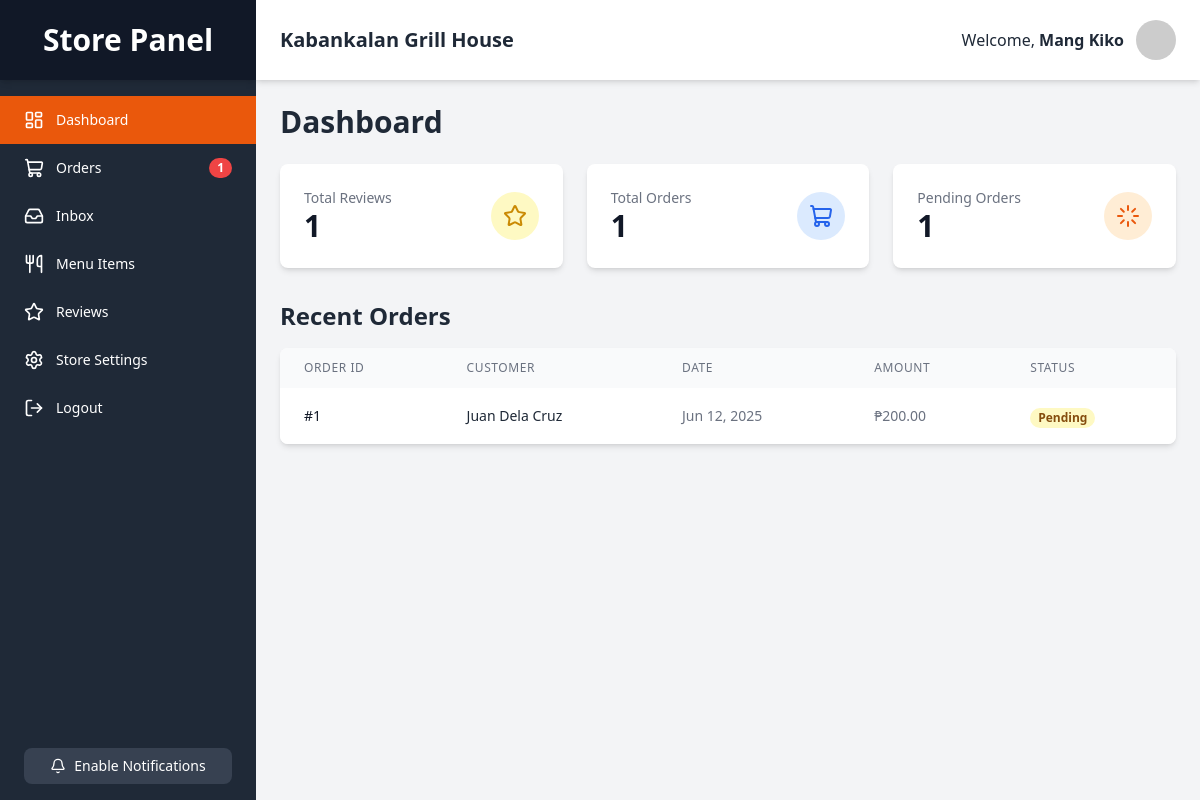
The page /store/index.php (signed in) on the database its author committed.
### tables this page shows
CREATE TABLE `orders` (
  `id` INT NOT NULL AUTO_INCREMENT,
  `group_order_id` VARCHAR(255) NULL DEFAULT NULL,
  `customer_id` INT NOT NULL,
  `restaurant_id` INT NOT NULL,
  `rider_id` INT DEFAULT NULL,  
  `delivery_address` VARCHAR(255) NOT NULL,
  `total_amount` DECIMAL(10, 2) NOT NULL,
  `status` ENUM('pending', 'preparing', 'out_for_delivery', 'delivered', 'cancelled') NOT NULL DEFAULT 'pending',
  `payment_method` VARCHAR(50) NOT NULL DEFAULT 'cod',
  `delivery_notes` TEXT DEFAULT NULL,
  `order_date` TIMESTAMP NOT NULL DEFAULT CURRENT_TIMESTAMP,
  PRIMARY KEY (`id`),
  FOREIGN KEY (`customer_id`) REFERENCES `users`(`id`) ON DELETE CASCADE,
  FOREIGN KEY (`restaurant_id`) REFERENCES `restaurants`(`id`) ON DELETE CASCADE,
  FOREIGN KEY (`rider_id`) REFERENCES `users`(`id`) ON DELETE SET NULL
);

CREATE TABLE `users` (
  `id` INT NOT NULL AUTO_INCREMENT,
  `full_name` VARCHAR(255) NOT NULL,
  `email` VARCHAR(255) NOT NULL,
  `password` VARCHAR(255) NOT NULL,
  `role` ENUM('customer', 'rider', 'store') NOT NULL,
  `address` VARCHAR(255) DEFAULT NULL,
  `city` VARCHAR(255) DEFAULT NULL,
  `latitude` DECIMAL(10, 8) DEFAULT NULL,
  `longitude` DECIMAL(11, 8) DEFAULT NULL,
  `show_activities` BOOLEAN NOT NULL DEFAULT FALSE,
  `account_type` VARCHAR(50) NOT NULL DEFAULT 'free',
  `created_at` TIMESTAMP NOT NULL DEFAULT CURRENT_TIMESTAMP,
  PRIMARY KEY (`id`),
  UNIQUE INDEX `email_UNIQUE` (`email`)
);

### store/index.php (the view, shortened to what this page needs)
<?php
$link = mysqli_connect(DB_HOST, DB_USER, DB_PASS, DB_NAME);
$store_owner_id = $_SESSION['id'];
$restaurant_id = null;
$sql_resto_info = "SELECT id, name FROM restaurants WHERE user_id = ? LIMIT 1";
if($stmt_resto = mysqli_prepare($link, $sql_resto_info)){
    mysqli_stmt_bind_param($stmt_resto, "i", $store_owner_id);
    mysqli_stmt_execute($stmt_resto);
    mysqli_stmt_bind_result($stmt_resto, $r_id, $r_name);
    if(mysqli_stmt_fetch($stmt_resto)){
        $restaurant_id = $r_id;
    }
}
$stats = ['total_reviews' => 0, 'total_orders' => 0, 'pending_orders' => 0];
$recent_orders = [];
if ($restaurant_id) {
    $sql_order_stats = "
        SELECT
            COUNT(id) as total_orders,
            SUM(CASE WHEN status = 'pending' THEN 1 ELSE 0 END) as pending_orders
        FROM orders
        WHERE restaurant_id = ?";
    if($stmt_order_stats = mysqli_prepare($link, $sql_order_stats)) {
        mysqli_stmt_bind_param($stmt_order_stats, "i", $restaurant_id);
        mysqli_stmt_execute($stmt_order_stats);
        $result = mysqli_stmt_get_result($stmt_order_stats);
        $order_stats = mysqli_fetch_assoc($result);
        if ($order_stats) {
            $stats['total_orders'] = $order_stats['total_orders'];
            $stats['pending_orders'] = $order_stats['pending_orders'];
        }
    }
    $sql_review_stats = "SELECT COUNT(id) as total_reviews FROM reviews WHERE restaurant_id = ?";
    if($stmt_review_stats = mysqli_prepare($link, $sql_review_stats)){
        mysqli_stmt_bind_param($stmt_review_stats, "i", $restaurant_id);
        mysqli_stmt_execute($stmt_review_stats);
        $result = mysqli_stmt_get_result($stmt_review_stats);
        $review_stats = mysqli_fetch_assoc($result);
        if ($review_stats) {
            $stats['total_reviews'] = $review_stats['total_reviews'];
        }
    }
    $sql_orders = "
        SELECT o.id, o.order_date, o.total_amount, o.status, u.full_name as customer_name
        FROM orders o
        JOIN users u ON o.customer_id = u.id
        WHERE o.restaurant_id = ?
        ORDER BY o.order_date DESC
        LIMIT 5";
    if($stmt_orders = mysqli_prepare($link, $sql_orders)) {
        mysqli_stmt_bind_param($stmt_orders, "i", $restaurant_id);
        mysqli_stmt_execute($stmt_orders);
        $recent_orders = mysqli_fetch_all(mysqli_stmt_get_result($stmt_orders), MYSQLI_ASSOC);
    }
}
?>
<!DOCTYPE html>
<html lang="en">
<head>
    <script src="https://cdn.tailwindcss.com"></script>
    <link rel="stylesheet" href="../style.css">
</head>
<body class="bg-gray-100 font-sans">
    <div class="flex h-screen bg-gray-100">
        <?php require_once 'partials/sidebar.php'; ?>
        <div class="flex flex-col flex-1 overflow-y-auto">
            <?php require_once 'partials/header.php'; ?>
            <div class="p-4 md:p-6">
                <h1 class="text-3xl font-bold text-gray-800 mb-6">Dashboard</h1>
                <div class="grid grid-cols-1 md:grid-cols-2 lg:grid-cols-3 gap-6 mb-8">
                    <div class="bg-white p-6 rounded-lg shadow-md flex items-center justify-between">
                        <div>
                            <p class="text-sm font-medium text-gray-500">Total Reviews</p>
                            <p class="text-3xl font-bold text-gray-900"><?php echo number_format($stats['total_reviews'] ?? 0); ?></p>
                        </div>
                        <div class="bg-yellow-100 text-yellow-600 p-3 rounded-full"><i data-lucide="star" class="w-6 h-6"></i></div>
                    </div>
                    <div class="bg-white p-6 rounded-lg shadow-md flex items-center justify-between">
                        <div>
                            <p class="text-sm font-medium text-gray-500">Total Orders</p>
                            <p class="text-3xl font-bold text-gray-900"><?php echo number_format($stats['total_orders'] ?? 0); ?></p>
                        </div>
                        <div class="bg-blue-100 text-blue-600 p-3 rounded-full"><i data-lucide="shopping-cart" class="w-6 h-6"></i></div>
                    </div>
                    <div class="bg-white p-6 rounded-lg shadow-md flex items-center justify-between">
                        <div>
                            <p class="text-sm font-medium text-gray-500">Pending Orders</p>
                            <p class="text-3xl font-bold text-gray-900"><?php echo number_format($stats['pending_orders'] ?? 0); ?></p>
                        </div>
                        <div class="bg-orange-100 text-orange-600 p-3 rounded-full"><i data-lucide="loader" class="w-6 h-6"></i></div>
                    </div>
                </div>
                <div>
                    <h2 class="text-2xl font-bold text-gray-800 mb-4">Recent Orders</h2>
                    <div class="bg-white rounded-lg shadow-md overflow-x-auto">
                        <table class="min-w-full">
                            <thead class="bg-gray-50">
                                <tr>
                                    <th class="px-6 py-3 text-left text-xs font-medium text-gray-500 uppercase tracking-wider">Order ID</th>
                                    <th class="px-6 py-3 text-left text-xs font-medium text-gray-500 uppercase tracking-wider">Customer</th>
                                    <th class="px-6 py-3 text-left text-xs font-medium text-gray-500 uppercase tracking-wider">Date</th>
                                    <th class="px-6 py-3 text-left text-xs font-medium text-gray-500 uppercase tracking-wider">Amount</th>
                                    <th class="px-6 py-3 text-left text-xs font-medium text-gray-500 uppercase tracking-wider">Status</th>
                                </tr>
                            </thead>
                            <tbody class="bg-white divide-y divide-gray-200">
                                <?php if (!empty($recent_orders)): foreach($recent_orders as $order): ?>
                                <tr>
                                    <td class="px-6 py-4 whitespace-nowrap text-sm font-medium text-gray-900">#<?php echo $order['id']; ?></td>
                                    <td class="px-6 py-4 whitespace-nowrap text-sm text-gray-800"><?php echo htmlspecialchars($order['customer_name']); ?></td>
                                    <td class="px-6 py-4 whitespace-nowrap text-sm text-gray-500"><?php echo date("M d, Y", strtotime($order['order_date'])); ?></td>
                                    <td class="px-6 py-4 whitespace-nowrap text-sm text-gray-500">₱<?php echo number_format($order['total_amount'], 2); ?></td>
                                    <td class="px-6 py-4 whitespace-nowrap"><span class="px-2 inline-flex text-xs leading-5 font-semibold rounded-full <?php
                                        switch($order['status']) {
                                            default: echo 'bg-yellow-100 text-yellow-800';
                                        }
                                    ?>"><?php echo htmlspecialchars(ucfirst(str_replace('_', ' ', $order['status']))); ?></span></td>
                                </tr>
                                <?php endforeach; else: ?>
                                <tr><td colspan="5" class="text-center py-10 text-gray-500">No recent orders found.</td></tr>
                                <?php endif; ?>
                            </tbody>
                        </table>
                    </div>
                </div>
            </div>
        </div>
    </div>
</body>
</html>

### style.css (style rules this page uses)
body { font-family: 'Inter', sans-serif; }

### rows shown on the page
orders: id "1", customer.full_name "Juan Dela Cruz", order_date "Jun 12, 2025", total_amount "200.00", status "Pending"

### other values the page prints
$new_order_count "1"
$store_name "Kabankalan Grill House"
$_SESSION["name"] "Mang Kiko"
$stats['total_reviews'] "1"
$stats['total_orders'] "1"
$stats['pending_orders'] "1"
